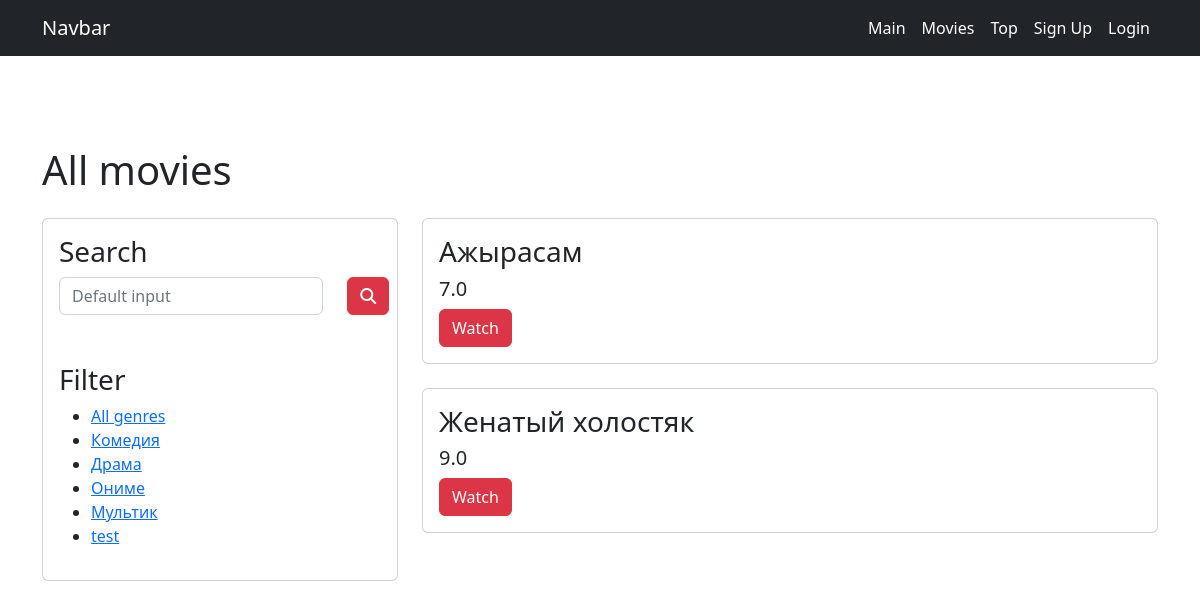
/movies/all/, run on the app's committed database.
### qflexApp/models.py (models this page shows, shortened)
class Genre(models.Model):
    genreName = models.CharField("Жанр", max_length=255, null=True, blank=True)
    slug = models.SlugField(unique=True, blank=True, editable=False) #slug
    class Meta:
        verbose_name = "Жанр"
        verbose_name_plural = "Жанры"

class Movie(models.Model):
    movieName = models.CharField("Наименование фильма", max_length=255, null=True, blank=True)
    genre = models.ForeignKey(Genre, on_delete=models.CASCADE, verbose_name="Жанр")
    year = models.IntegerField("Год", null=True, blank=True)
    country = models.CharField("Страна", max_length=255, null=True, blank=True)
    producer = models.CharField("Продюсер", max_length=255, null=True, blank=True)
    description = models.TextField("Описание", null=True, blank=True)
    cover = models.CharField("Ссылка на обои", max_length=500, null=True, blank=True)
    poster = models.CharField("Ссылка на постер", max_length=500, null=True, blank=True)
    movieLink = models.CharField("Ссылка на фильм", max_length=500, null=True, blank=True)
    isTopTen = models.BooleanField("Топ-10", default=False, null=True, blank=True)
    isRecommended = models.BooleanField("Рек. фильм", default=False, null=True, blank=True)
    rating = models.FloatField("Рейтинг", null=True, blank=True)
    class Meta:
        verbose_name = "Фильм"
        verbose_name_plural = "Фильмы"

### qflexApp/views.py (the view)
# urls.py: path('movies/all/', views.allMoviesPage, name='allMoviesPage'),
def allMoviesPage(request, slug=None):
    genre = None
    movies = Movie.objects.all()
    genres = Genre.objects.all()
    searchData = request.GET.get('search')
    if searchData:
        movies = Movie.objects.filter(Q(movieName__icontains=searchData) | Q(description__icontains=searchData))
    if slug:
        genre = get_object_or_404(Genre, slug=slug)
        movies = movies.filter(genre=genre)
    return render(request, "primaryFrontend/all-movies.html", {
        'movies': movies,
        'genres': genres,
        'genre': genre
    })

### qflexApp/templates/primaryFrontend/all-movies.html (shortened to what this page needs)
{% extends '../base.html' %}
{% block content %}
    <div class="all-movies">
        <div class="container">
            <h1 class="mb-4">All movies</h1>
            <div class="row">
                <div class="col-md-4">
                    <div class="card">
                        <div class="card-body">
                            <h3>Search</h3>
                            <form action="{% url 'allMoviesPage' %}" class="mb-5">
                                <div class="row">
                                    <div class="col-10">
                                        <input class="form-control" name="search" type="search" placeholder="Default input" aria-label="default input example">
                                    </div>
                                    <div class="col-2">
                                        <button class="btn btn-danger"><i class="fa-solid fa-magnifying-glass"></i></button>
                                    </div>
                                </div>
                            </form>
                            <h3>Filter</h3>
                            <ul>
                                <li><a href="{% url 'allMoviesPage' %}">All genres</a></li>
                                {% for genre in genres %}
                                <li><a href="{% url 'filterMoviesPage' slug=genre.slug %}">{{ genre.genreName }}</a></li>
                                {% endfor %}
                            </ul>
                        </div>
                    </div>
                </div>
                <div class="col-md-8">
                    {% for movie in movies %}
                    <div class="card mb-4">
                        <div class="card-body">
                            <h3>{{ movie.movieName }}</h3>
                            <h5>{{ movie.rating }}</h5>
                            <a href="{% url 'movieDetailPage' pk=movie.pk %}" class="btn btn-danger">Watch</a>
                        </div>
                    </div>
                    {% endfor %}
                </div>
            </div>
        </div>
    </div>
{% endblock %}

### qflexApp/static/css/style.css (style rules this page uses)
.all-movies, .top-movies, .movie-detail { padding: 90px 0; }

### data on the page
Genre: genreName "Комедия"
Genre: genreName "Драма"
Genre: genreName "Ониме"
Genre: genreName "Мультик"
Genre: genreName "test"
Movie: movieName "Ажырасам", rating "7.0"
Movie: movieName "Женатый холостяк", rating "9.0"
